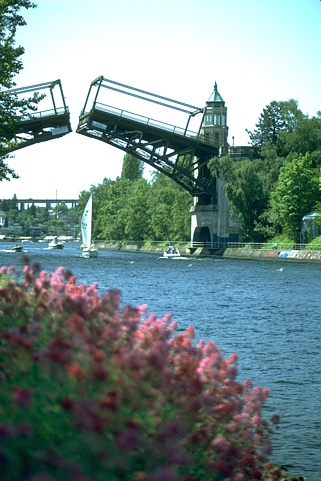
#> input picture 22093.jpg, 321 x 481 px
$ python watershed.py
#> lines starting #> are read from the running program, lines starting #| are printed output that depends on the picture; after the words box and inside, x2 and y2 are one past the last pixel; in counts of white or black regions, pixels touching at a corner belong together
#> further down, img is the input picture: PIL image 321x481 RGB; mean R, G, B 118, 139.8, 137.5
from PIL import Image
from PIL import ImageFilter
import numpy as np
from collections import deque
from random import randrange

#this function is supposed to implement watershed with merging, however it's too slow to be practical and may have bugs, so don't use it
# [166 lines left out: functions watershed_with_merging, naive_watershed, not called in this run]

def watershed_with_wolf(image,depththreshold,blur=None):
    '''
    essentially, first executes watershed transform (collecting a bit of extra data),
    dynamically using wolf pruning in the process, then colors the image and sends it back.
    input the image, depth threshold (for wolf pruning) and blur (optional)
    '''
#> called with depththreshold = 30, blur = 2
    #blurs input image
    if blur:
        image = image.filter(ImageFilter.GaussianBlur(blur)) #blur
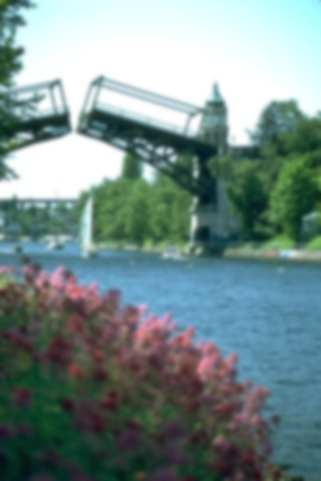
#> image: PIL image 321x481 RGB; mean R, G, B 118, 139.8, 137.5
    #Creates a greyscale version of the input image
    imageGrey = image.convert(mode="L")
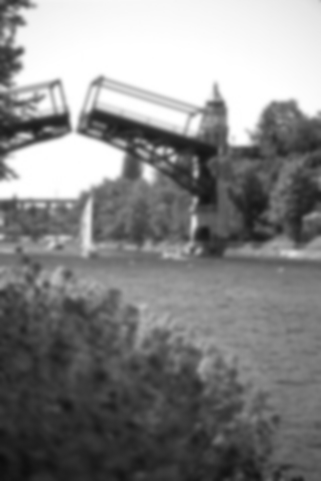
#> imageGrey: PIL image 321x481 L; min 12, max 255, mean 133
    imageGrey = np.array(imageGrey.getdata()).reshape(imageGrey.size[1],imageGrey.size[0])
#> imageGrey: shape (481, 321) int64
    #imageGrey = imageGrey - imageGrey%18 #round
    height, width = imageGrey.shape
#> height = 481; width = 321
    getNeighbors = lambda x,y: [i for i in [(x,y+1),(x,y-1),(x+1,y),(x-1,y)] if (i[0] >= 0 and i[1] >= 0 and i[0] < height and i[1] < width)]
    curLabel = 2 # 0 is unlabelled. 1 is WALL
    pix = [deque() for i in range(256+5)]
    for x in range(height):
        for y in range(width):
            pix[int(imageGrey[(x,y)])].append((x,y))
    labelImage = np.zeros(shape=(height,width))
    returnImage = np.zeros(shape=(height,width,3))
    listofmins = ["???","???"]
    for val in range(256):
        while True:
            try:
                nextpix = pix[val].pop()
            except IndexError:
                break
            if (labelImage[nextpix] != 0):
                continue
            pixList, neighbors = getClumpAndLowNeighbors(imageGrey,nextpix,getNeighbors)
            labels = []
            for neighbor in neighbors:
                if labelImage[neighbor] != 1: #not one of those WALLs
                    labels.append(labelImage[neighbor])
                    if labelImage[neighbor] == 0:
                        raise Exception
            if len(labels) == 0:
                label = curLabel
                curLabel = curLabel + 1
                listofmins.append(imageGrey[nextpix])
            else:
                label = labels[0]
                for curLab in labels:
                    if curLab != label:
                        label = 1
                        break
            if label != 1:
                for pixel in pixList:
                    labelImage[pixel] = label
            else: #if label was equal to one, checks if the two regions bordering THIS region can be combined into a big region that's better
                deepEnough = []
                notDeepEnough = []
                nextpixval = imageGrey[nextpix]
                #sort through all neighbors
                #separate out the ones that don't pass muster, from the ones that do
                for neighbor in labels:
                    if neighbor == 0:
                        continue
                    if (nextpixval - listofmins[int(neighbor)] > depththreshold):
                        deepEnough.append(neighbor)
                    else:
                        notDeepEnough.append(neighbor)
                #if there are none that don't, proceed
                if (len(notDeepEnough) == 0):
                    for pixel in pixList:
                        labelImage[pixel] = 1
                    continue
                else:
                    if len(deepEnough) > 0:
                        target = deepEnough[0]
                    else:
                        target = notDeepEnough[0]
                #pick a target label from the ones that do (if there are none, from the ones that don't)
                #assign all the ones that don't, to that label, using a replace function arr[arr > 255] = x
                    for repl in notDeepEnough:
                        labelImage[np.absolute(labelImage - repl) < 0.1] = target
                #and assign that value, for nextpix itself. thanx
                    for pixel in pixList:
                        labelImage[pixel] = target
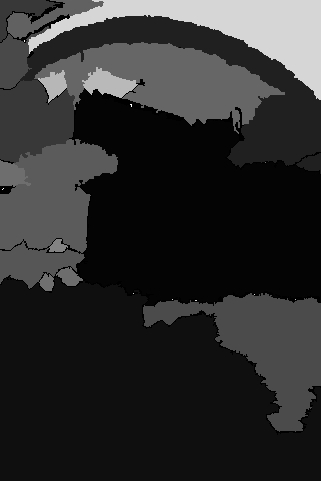
#> labelImage: shape (481, 321) float64; min 1, max 771, mean 140.8; drawn with min black and max white

    #colors in image, finally
    for x in range(height):
        for y in range(width):
            pixel = (x,y)
            if labelImage[pixel] == 1:
                pixelsToDye, val = getClumpForDyeing(imageGrey,pixel,getNeighbors,labelImage)
                for pixel in pixelsToDye:
                    labelImage[pixel] = val
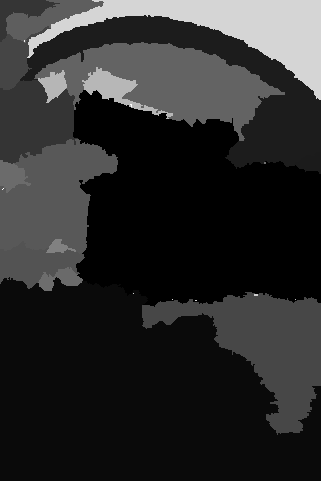
#> labelImage: shape (481, 321) float64; 2.18% of pixels changed, all inside (x1, y1, x2, y2) = (0, 0, 321, 435); drawn with min black and max white

    colorkey = np.zeros((curLabel,3))
    for i in range(curLabel):
        colorkey[i] = (randrange(256),randrange(256),randrange(256))
    for x in range(height):
        for y in range(width):
            pixel = (x,y)
            returnImage[x,y] = colorkey[int(labelImage[pixel])]
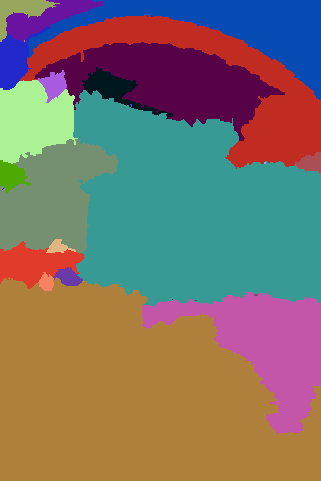
#> returnImage: shape (481, 321, 3) float64; mean of channels 0, 1, 2 124.8, 113.2, 104.2; drawn as R, G, B
    return returnImage.astype('uint8')

#gets a clump of connected pixels with the same value, and the label of a region that borders them (so that they can all be converted to that label
def getClumpForDyeing(img,pix,neighb,labelimg):
    val = int(img[pix])
    pixlist = [pix]
    stack = neighb(*pix) #stack for DFS
    while len(stack) > 0:
        nextpix = stack.pop()
        if ((val == int(img[nextpix])) and (nextpix not in pixlist)):
            pixlist.append(nextpix)
            for i in neighb(*nextpix):
                stack.append(i)
        elif (nextpix not in pixlist) and (labelimg[nextpix] != 1):
            dye = labelimg[nextpix]
    return pixlist, dye

#gets a clump of connected pixels with the same value, as well as their neighbors. give it an image, seed pixel, and a function for getting neighbors
def getClumpAndLowNeighbors(img,pix,neighb):
    val = img[pix]
    pixlist = [pix]
    neighbors = []
    stack = neighb(*pix) #uses stack for depth first search
    while len(stack) > 0:
        nextpix = stack.pop()
        if ((val == img[nextpix]) and (nextpix not in pixlist)):
            pixlist.append(nextpix)
            for i in neighb(*nextpix):
                stack.append(i)
        elif ((val > img[nextpix]) and (nextpix not in neighbors)):
            neighbors.append(nextpix)
    return pixlist, neighbors

if __name__ == "__main__":
    img = Image.open("22093.jpg")
    img = Image.fromarray(watershed_with_wolf(img,30,blur=2))
    img.show()

$ run again, with stevieP.jpg copied over 22093.jpg
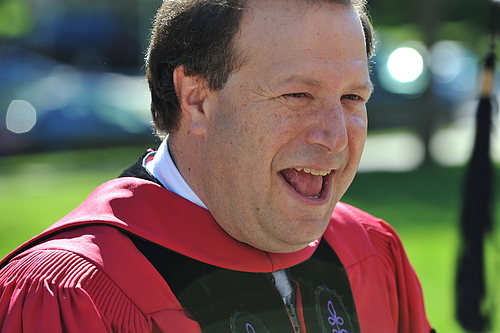
#> input picture stevieP.jpg, 500 x 333 px
#> img is the input picture: PIL image 500x333 RGB; mean R, G, B 110.5, 93.1, 84.4
#> after the loop in watershed_with_wolf, `for x in range(height):`:
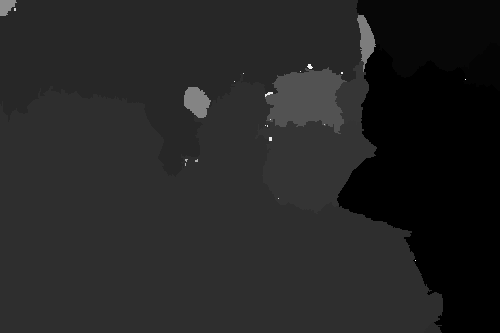
#> labelImage: shape (333, 500) float64; min 31, max 550, mean 104.8; drawn with min black and max white
#> after the loop in watershed_with_wolf, `for x in range(height):`:
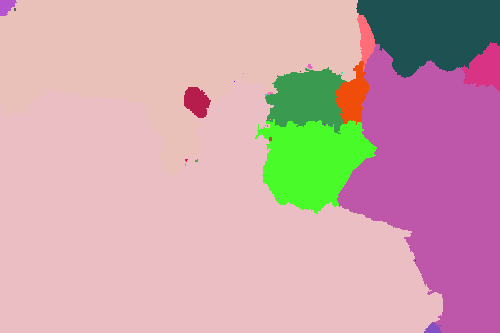
#> returnImage: shape (333, 500, 3) float64; mean of channels 0, 1, 2 205.2, 165.9, 171.1; drawn as R, G, B
